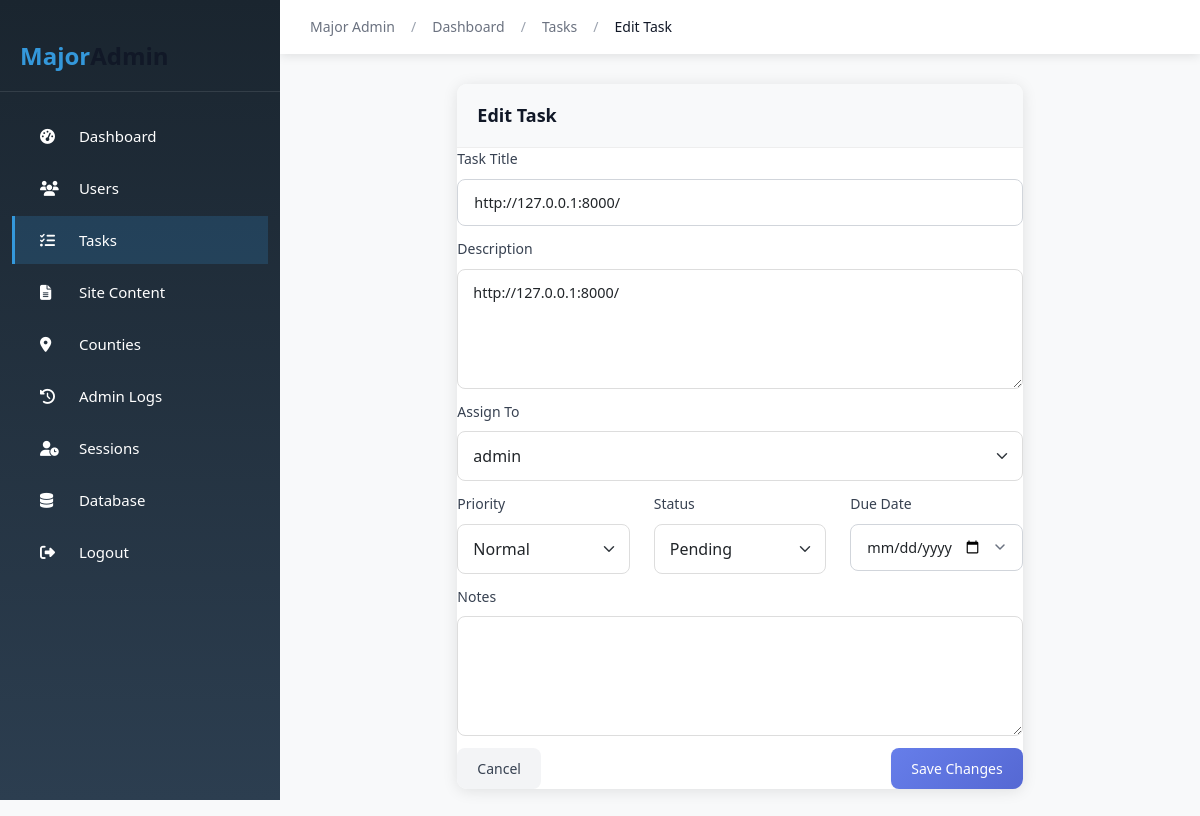
Page /majoradmin/tasks/edit/2/ (signed in) on the committed database.
### majoradmin/models.py (models this page shows, shortened)
class Task(models.Model):
    STATUS_CHOICES = [
        ('PENDING', 'Pending'),
        ('IN_PROGRESS', 'In Progress'),
        ('COMPLETED', 'Completed'),
        ('VERIFIED', 'Verified'),
        ('REJECTED', 'Rejected'),
    ]
    title = models.CharField(max_length=200)
    description = models.TextField()
    assigned_to = models.ForeignKey(User, on_delete=models.CASCADE, related_name='assigned_tasks')
    assigned_by = models.ForeignKey(User, on_delete=models.SET_NULL, null=True, related_name='created_tasks')
    status = models.CharField(max_length=20, choices=STATUS_CHOICES, default='PENDING')
    priority = models.CharField(max_length=20, default='NORMAL')
    due_date = models.DateTimeField(null=True, blank=True)
    created_at = models.DateTimeField(auto_now_add=True)
    updated_at = models.DateTimeField(auto_now=True)
    completed_at = models.DateTimeField(null=True, blank=True)
    verified_at = models.DateTimeField(null=True, blank=True)
    verified_by = models.ForeignKey(User, on_delete=models.SET_NULL, null=True, blank=True, related_name='verified_tasks')
    notes = models.TextField(blank=True)
    class Meta:
        ordering = ['-created_at']

### majoradmin/views.py (the view)
    def wrapper(request, *args, **kwargs):
        if not request.user.is_authenticated:
            return redirect('majoradmin_login')
        if not request.user.is_superuser:
            messages.error(request, 'Access denied. Superuser privileges required.')
            return redirect('dashboard')
        return view_func(request, *args, **kwargs)

### apartments/context_processors.py (called while the page is built, shortened)
def notification_count(request):
    from apartments.models import Notification, UserProfile
    unread_count = 0
    if request.user.is_authenticated:
        try:
            profile = request.user.profile
            user_role = profile.role if profile else None
            notifications = Notification.objects.filter(
                Q(recipient=request.user) | Q(recipient=None)
            )
            user_notifications = []
            for notif in notifications:
                if notif.recipient is not None and notif.recipient == request.user:
                    user_notifications.append(notif)
            unread_count = sum(1 for n in user_notifications if not n.is_read)
        except Exception:
            pass
    return {'unread_notification_count': unread_count}

### majoradmin/views.py (called while the page is built, shortened)
def major_admin_required(view_func):
    def wrapper(request, *args, **kwargs):
        if not request.user.is_authenticated:
            return redirect('majoradmin_login')
        if not request.user.is_superuser:
            messages.error(request, 'Access denied. Superuser privileges required.')
            return redirect('dashboard')
        return view_func(request, *args, **kwargs)
    return wrapper

@major_admin_required
def edit_task(request, task_id):
    task = get_object_or_404(Task, id=task_id)
    context = {
        'task': task,
        'users': User.objects.filter(is_active=True),
    }
    return render(request, 'majoradmin/edit_task.html', context)

### templates/majoradmin/edit_task.html (shortened to what this page needs)
{% extends 'majoradmin/base.html' %}
{% block breadcrumb %}
<li class="breadcrumb-item"><a href="{% url 'majoradmin_dashboard' %}">Dashboard</a></li>
<li class="breadcrumb-item"><a href="{% url 'majoradmin_tasks' %}">Tasks</a></li>
<li class="breadcrumb-item active">Edit Task</li>
{% endblock %}
{% block page_content %}
<div class="row">
    <div class="col-md-8 mx-auto">
        <div class="table-card">
            <div class="card-header">
                <h5 class="mb-0">Edit Task</h5>
            </div>
            <div class="card-body">
                <form method="POST">
                    <div class="mb-3">
                        <label class="form-label">Task Title</label>
                        <input type="text" name="title" class="form-control" value="{{ task.title }}" required>
                    </div>
                    <div class="mb-3">
                        <label class="form-label">Description</label>
                        <textarea name="description" class="form-control" rows="4" required>{{ task.description }}</textarea>
                    </div>
                    <div class="mb-3">
                        <label class="form-label">Assign To</label>
                        <select name="assigned_to" class="form-select" required>
                            {% for user in users %}
                            <option value="{{ user.id }}" {% if user.id == task.assigned_to.id %}selected{% endif %}>{{ user.username }}</option>
                            {% endfor %}
                        </select>
                    </div>
                    <div class="row mb-3">
                        <div class="col-md-4">
                            <label class="form-label">Priority</label>
                            <select name="priority" class="form-select">
                                <option value="NORMAL" {% if task.priority == 'NORMAL' %}selected{% endif %}>Normal</option>
                            </select>
                        </div>
                        <div class="col-md-4">
                            <label class="form-label">Status</label>
                            <select name="status" class="form-select">
                                <option value="PENDING" {% if task.status == 'PENDING' %}selected{% endif %}>Pending</option>
                            </select>
                        </div>
                        <div class="col-md-4">
                            <label class="form-label">Due Date</label>
                            <input type="date" name="due_date" class="form-control" value="{{ task.due_date|date:'Y-m-d'|default:'' }}">
                        </div>
                    </div>
                    <div class="mb-3">
                        <label class="form-label">Notes</label>
                        <textarea name="notes" class="form-control" rows="3">{{ task.notes }}</textarea>
                    </div>
                    <div class="d-flex justify-content-between">
                        <a href="{% url 'majoradmin_tasks' %}" class="btn btn-secondary">Cancel</a>
                        <button type="submit" class="btn btn-primary">Save Changes</button>
                    </div>
                </form>
            </div>
        </div>
    </div>
</div>
{% endblock %}

### templates/majoradmin/base.html (style rules this page uses)
:root { --primary-color: #2c3e50; --secondary-color: #3498db; --accent-color: #e74c3c; --sidebar-width: 280px; }
body { font-family: 'Segoe UI', Tahoma, Geneva, Verdana, sans-serif; background-color: #f8f9fa; }
.table-card { background: white; border-radius: 10px; box-shadow: 0 2px 15px rgba(0,0,0,0.1); overflow: hidden; }
.table-card .card-header { background: #f8f9fa; padding: 20px; border-bottom: 1px solid #eee; }
.table-card .card-body { padding: 0; }
.form-control, .form-select { border-radius: 8px; padding: 12px 15px; border: 1px solid #ddd; }

### rows in the picture
Task: title "http://127.0.0.1:8000/", description "http://127.0.0.1:8000/", assigned_to "admin", priority "Normal", status "Pending"
